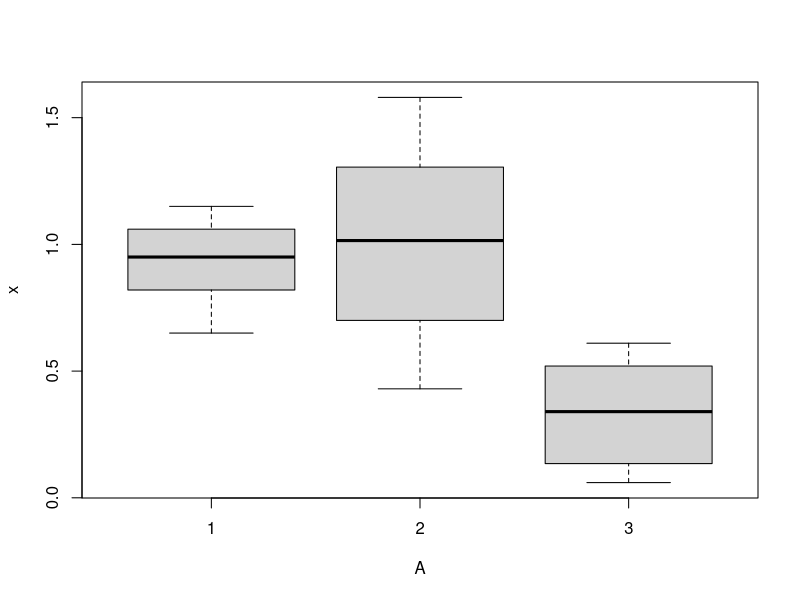

Here is the R script that generated this plot:
solvent <- data.frame(
    x = c(
        1.06, 0.79, 0.82, 0.89, 1.05, 0.95, 0.65,
        1.15, 1.12, 1.58, 1.45,
        0.57, 1.16, 1.12, 0.91,
        0.83, 0.43, 0.29,
        0.06, 0.44, 0.61, 0.55, 0.43, 0.51, 0.10,
        0.34, 0.53, 0.06, 0.09, 0.17, 0.60, 0.17
    ),
    A = factor(rep(1:3, c(9, 8, 15)))
)
attach(solvent)
print(tapply(x, A, mean))
print(pairwise.t.test(x, A))
plot(x~A)